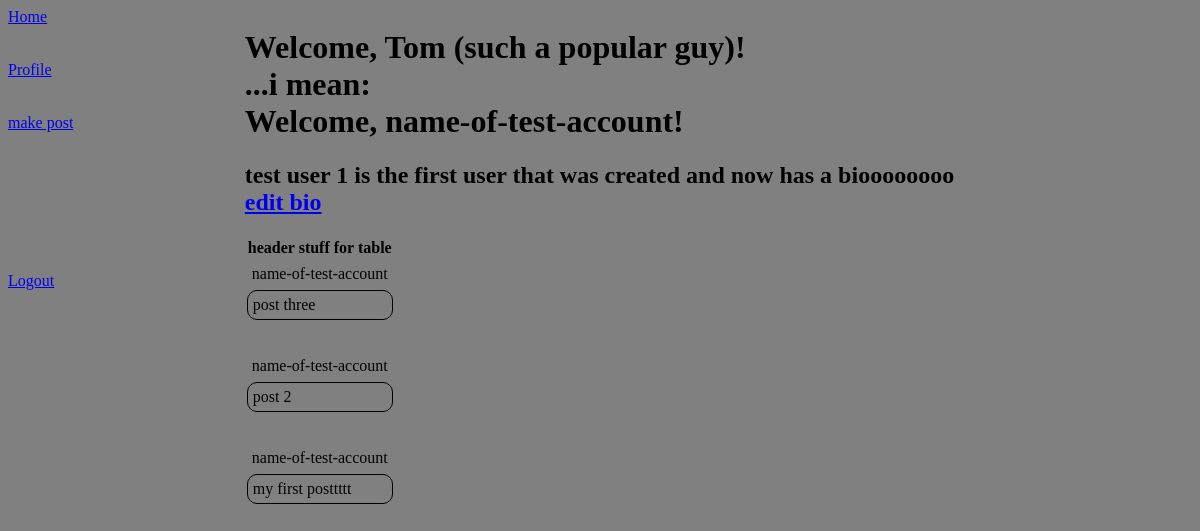
The app's page /profile (signed in) with its own data.
### project/models.py (models this page shows)
class User(UserMixin, db.Model):
	id = db.Column(db.Integer, primary_key=True) # primary keys are required by SQLAlchemy
	email = db.Column(db.String(100), unique=True)
	password = db.Column(db.String(100))
	username = db.Column(db.String(1000))
	biography = db.Column(db.String(1000))

class Posts(UserMixin, db.Model):
	id = db.Column(db.Integer, primary_key=True) # primary keys are required by SQLAlchemy
	post = db.Column(db.String(512),nullable=False)
	user_id = db.Column(db.Integer,db.ForeignKey('user.id'),nullable=False)

### project/main.py (the view)
@main.route('/profile')
@login_required
def profile():
	posts = db.session.query(Posts, User).filter_by(user_id=current_user.id).filter(Posts.user_id == User.id).order_by(Posts.id).all()[::-1]
	return render_template('profile.html', username=current_user.username, posts=posts, bio=current_user.biography)

### project/__init__.py (called while the page is built)
def create_app():
	app = Flask(__name__)
	app.config['SECRET_KEY'] = 'secret-key-goes-here'
	app.config['SQLALCHEMY_DATABASE_URI'] = 'sqlite:///db.sqlite'
	app.config['SQLALCHEMY_TRACK_MODIFICATIONS'] = False
	db.init_app(app)
	login_manager = LoginManager()
	login_manager.login_view = 'auth.login'
	login_manager.init_app(app)
	from .models import User
	@login_manager.user_loader
	def load_user(user_id):
			return User.query.get(int(user_id))
	from .auth import auth as auth_blueprint
	app.register_blueprint(auth_blueprint)
	from .main import main as main_blueprint
	app.register_blueprint(main_blueprint)
	return app

### project/templates/profile.html
{% extends "base.html" %}
{% block content %}
<h1 class="title">
  Welcome, Tom (such a popular guy)!</br>...i mean:</br>
  Welcome, {{ username }}!
</h1>
<h2>
  {% if bio is none %}
    <a href="{{ url_for('auth.editbio') }}">create bio</a>
  {% else %}
    {{ bio }}
    <br>
    <a href="{{ url_for('auth.editbio') }}">edit bio</a>
  {% endif %}
</h2>
{% if posts|length < 1 %}
<h4 style="text-align:center;">You have not made any posts yet</h4>
{% else %}
<table>
    <tr>
        <th>header stuff for table</th>
    </tr>
    {% for post in posts %}
      <tr><td style="border: none; text-align: end">{{ post.User.username }}</td></tr>
      <tr><td>{{ post.Posts.post }}</td></tr>
    <tr><td style="border: none;"><br></td></tr>
    {% endfor %}
</table>
{% endif %}
{% endblock %}

### project/static/css/main.css (style rules this page uses)
html { background: grey; }
td { border: 1px solid black; border-radius: 10px; padding: 5px; }

### records on screen
User: username "name-of-test-account", biography "test user 1 is the first user that was created and now has a bioooooooo"
Posts: User.username "name-of-test-account", Posts.post "post three"
Posts: User.username "name-of-test-account", Posts.post "post 2"
Posts: User.username "name-of-test-account", Posts.post "my first posttttt"
